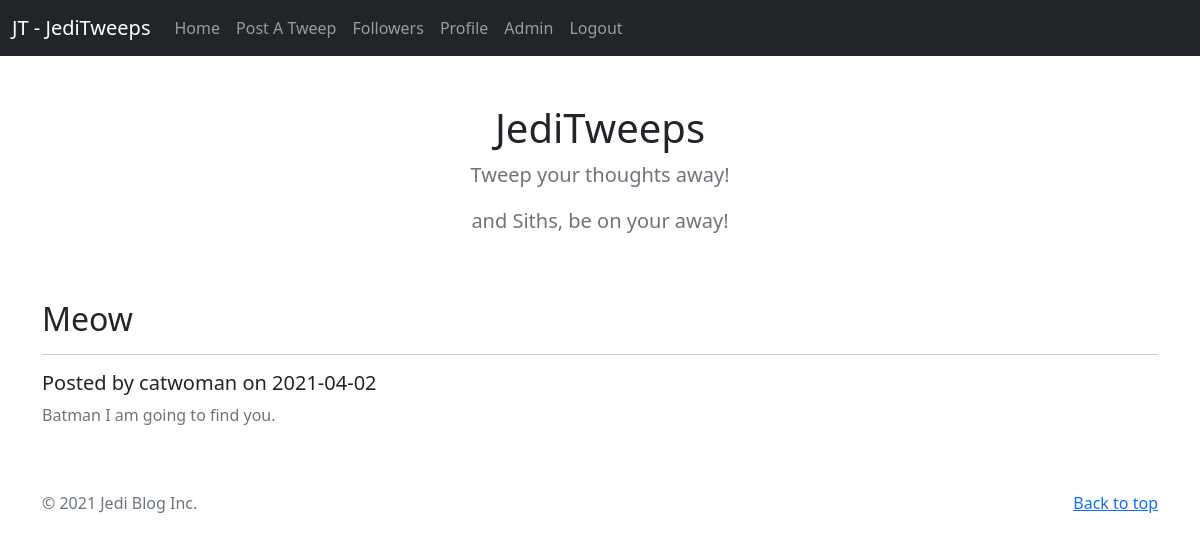
The page /post.php?postID=2 (signed in) on the database its author committed.
### post.php (the view, shortened to what this page needs)
<?php
	require_once "includes/header.php";
	require_once "db/db.php";
?>
		<main id="pg-main-content">
			<div class="py-5 text-center container">
				<div class="row">
                <div class="col-lg-6 col-md-8 mx-auto">
						<h1 class="fw-light">JediTweeps</h1>
						<p class="lead text-muted">Tweep your thoughts away!</p>
						<p class="lead text-muted">and Siths, be on your away!</p>
					</div>
				</div>
			</div>
			<?php
			if(isset($_GET['postID'])){
				$id = (int) $_GET['postID'];
				$sql = "SELECT * FROM `blog-posts` WHERE `blogID` in ($id)";
				$result = $dbconnection->query($sql);
                if ($result->num_rows > 0) {
                    while ($row = $result->fetch_assoc()) {
                        $author = $row['author'];
                        $blogDate = $row['blogDate'];
                        $blogTitle = $row['blogTitle'];
                        $blogContent = $row['blogContent'];
                        echo"<div class='container'>
                        <article class='space-above-below'>
                            <h2 class='fw-light'>$blogTitle</h2>
                            <hr>
                            <h5 class='fw-light'>Posted by $author on $blogDate</h5>
                            <p class='text-muted'>$blogContent</p>
                        </section>
                        </div>";
                    }
                } else {
                    echo "<p>Sorry, no blog posts available. You have to follow people to see blog posts.</p>";
                }
			} else{
				header("Location: ./feed.php");
        		die();
			}
			?>
		</main>
<?php
	require_once "includes/footer.php";
?>

### rows shown on the page
blog-posts: blogTitle "Meow", author "catwoman", blogDate "2021-04-02", blogContent "Batman I am going to find you."
